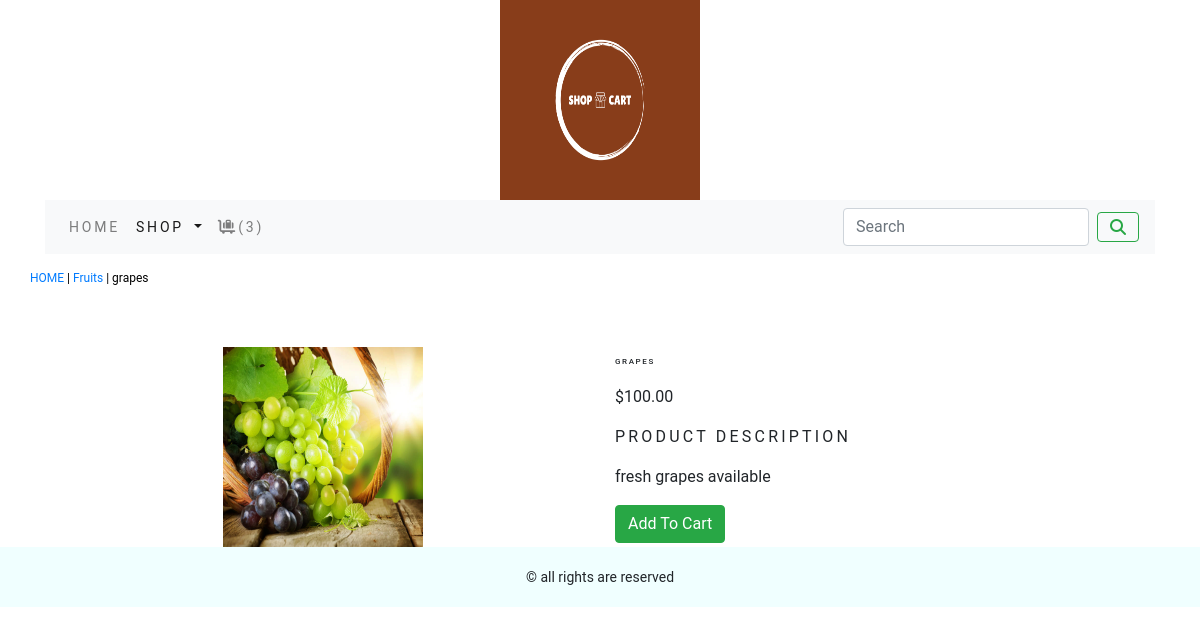
The app's page /shopapp/fruits/grapes/ with its own data.
### shopapp/models.py (models this page shows, shortened)
class Products(models.Model):
    name = models.CharField(max_length=250, unique=True)
    slug = models.SlugField(max_length=250, unique=True)
    description = models.TextField(blank=True)
    image = models.ImageField(upload_to='products', blank=True)
    price = models.DecimalField(max_digits=10, decimal_places=2)
    category = models.ForeignKey(Category, on_delete=models.CASCADE)
    stock = models.IntegerField()
    available = models.BooleanField(default=True)
    created = models.DateTimeField(auto_now_add=True)
    updated = models.DateTimeField(auto_now=True)
    class Meta:
        ordering = ('name',)
        verbose_name = 'product'
        verbose_name_plural = 'products'

class Category(models.Model):
    name = models.CharField(max_length=250, unique=True)
    slug = models.SlugField(max_length=250, unique=True)
    description = models.TextField(blank=True)
    image = models.ImageField(upload_to='category', blank=True)
    class Meta:
        ordering = ('name',)
        verbose_name = 'category'
        verbose_name_plural = 'categories'
    def get_url(self):
        return reverse('shopapp:products_by_category', args=[self.slug])
    def __str__(self):
        return '{}'.format(self.name)

### shopapp/views.py (the view)
# urls.py: path('<slug:c_slug>/<slug:pro_slug>/', views.proDetail, name='product_category_details'),
def proDetail(request, c_slug, pro_slug):
    try:
        prodet = Products.objects.get(category__slug=c_slug, slug=pro_slug)
    except  Exception as e:
        raise e
    return render(request, 'prodetail.html', {'product': prodet})

### cartapp/context_processors.py (called while the page is built)
def counter(request):
    item_count = 0
    if 'admin' in request.path:
        return {}
    else:
        try:
            cart = Cart.objects.filter(Cart_id=_cart_id(request))
            cart_items = Cart_Item.objects.all().filter(Cart=cart[:1])
            for car_item in cart_items:
                item_count += car_item.Quantity
        except Cart.DoesNotExist:
            item_count = 0
    return dict(item_count=item_count)

### cartapp/views.py (called while the page is built)
def _cart_id(request):
    cart = request.session.session_key
    if not cart:
        cart = request.session.create()
        return cart

### shopapp/context_processors.py (called while the page is built)
def menu_url(request):
    links = Category.objects.all()
    return dict(links=links)

### templates/prodetail.html (shortened to what this page needs)
{% extends 'base.html' %}
{% load static %}
{% block content %}
<div class="row my_prod_row_class">
    <div class="mx_auto">
        <p> <a href="{% url 'shopapp:all_products' %}">HOME</a> | <a href="{{product.category.get_url}}">{{product.category}}</a> | {{product.name}} </p>
    </div>
</div>
<div class="container">
<br>
<div class="row">
    <div class="col-12 col-sm-12 col-md-12 col-lg-6 text-center">
        <div style="min-width:18rem">
            <img src="{{product.image.url}}" alt="{{product.name}}" style="width:200px;height:200px">
        </div>
    </div>
        <div class="col-12 col-sm-12-col-md-12 col-lg-6">
            <div>
            <h6 class="my_prod_name">{{product.name}}</h6>
            <p>${{product.price}}</p>
            <p class="my_title">Product Description</p>
            <p class="text-justify my_prod_text">{{product.description}}</p>
            {% if product.stock <= 0 %}
               <p class="text-justify my_prod_text"><b>out of stock</b></p>
            {% else %}
             <a class="btn btn-success" href="{% url 'cart_app:add_cart' product.id %}">Add To Cart</a>
            {% endif %}
        </div>
            </div>
    </div>
</div>
{% endblock %}

### static/css/custom.css (style rules this page uses)
body { font-family: 'Roboto', sans-serif; }
.my_title { font-size:16px; text-transform:uppercase; letter-spacing:.2em; }
.my_prod_row_class { padding-top:15px; padding-bottom:20px; }
.my_prod_row_class .mx_auto { color:#000; font-size:12px; text-decoration:none; }
.my_prod_name { font-size:8px; text-transform:uppercase; letter-spacing:.2em; padding-top:10px; padding-bottom:10px; }
.my_prod_text { padding-right:20px; }

### records on screen
Products: category "Fruits", name "grapes", image (picture), name "GRAPES", price "100.00", description "fresh grapes available"

### other values on screen
{{ item_count }} "3"
